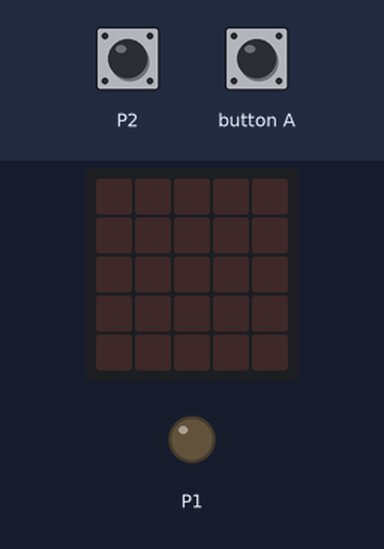
Simulated run of this program. Board: BBC micro:bit (MakeCode). Shown: the board's 5×5 LED display, output pins drawn as LEDs (lit = HIGH). The test bench sets the inputs (shaded band); at power-on: P2 LOW.

Above: at 1.2 s.
1.3 s: P2 pulled HIGH for 0.15 s
At 1.38 s:
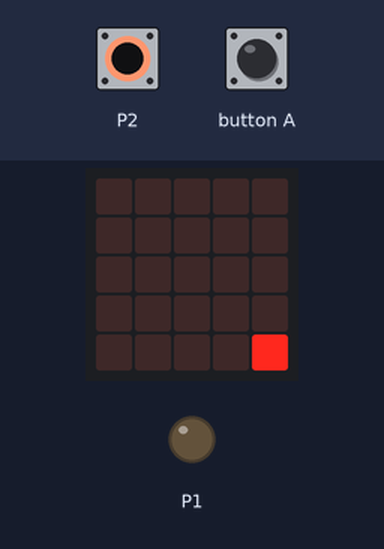
2.9 s: button A pressed for 0.15 s
At 3.7 s:
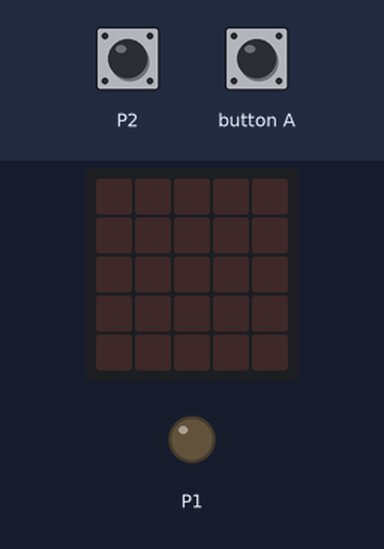
4.6 s: P2 pulled HIGH for 1 s
At 5.4 s:
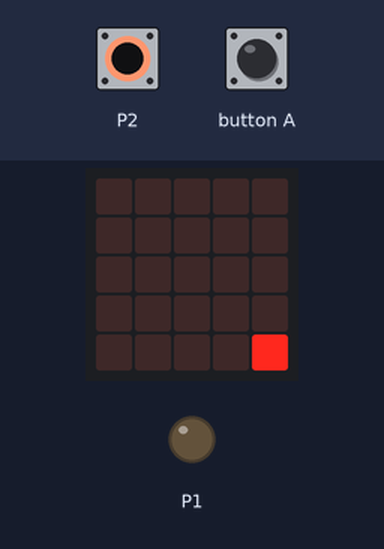
7.1 s: P2 pulled HIGH for 3.2 s
Timing chart, 0 to 10.1 s (numbered marks = the images above; inputs shaded):
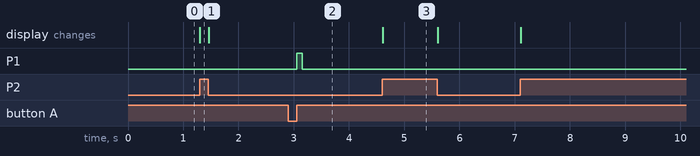

The program:

main.ts
```typescript
input.onButtonPressed(Button.A, function () {
    pins.digitalWritePin(DigitalPin.P1, 1)
    basic.pause(100)
    pins.digitalWritePin(DigitalPin.P1, 0)
})
basic.forever(function () {
    if (pins.digitalReadPin(DigitalPin.P2) == 1) {
        led.plot(4, 4)
    } else {
        led.unplot(4, 4)
    }
})
```

test.ts
```typescript
// aquí va el archivo "tests"; esto no se compilará cuando este paquete se utilice como una extensión.
```

Measured:
- after the input at 1.3 s, the display: changes at once (image 1)
- after the input at 2.9 s, P1: LOW → HIGH after 0.15 s, → LOW 0.10 s later
- after the input at 4.6 s, the display: changes at once (image 3)
